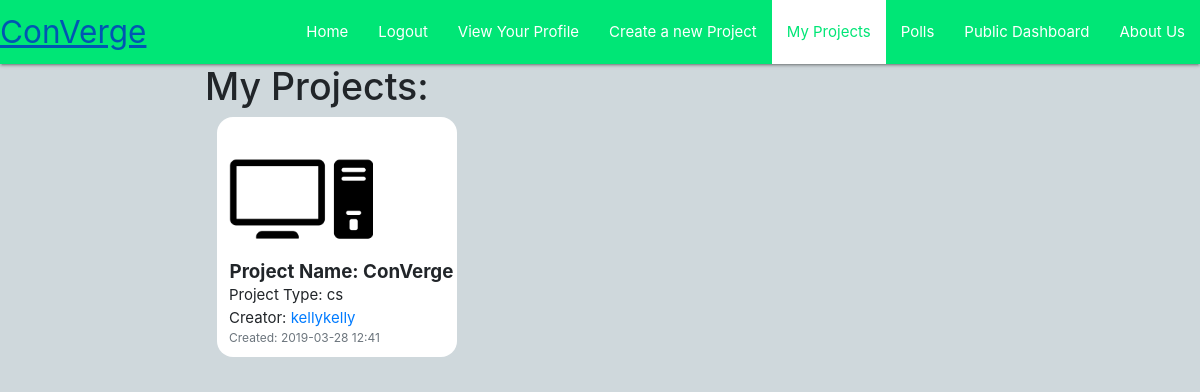
/myProjects/ (signed in), run on the app's committed database.
### users/models.py (models this page shows, shortened)
class Project(models.Model):
      dateTime = models.CharField(max_length=100)
      creator = models.ForeignKey(Profile, on_delete=models.CASCADE)
      projectName = models.CharField(max_length=100)
      projectType = models.CharField(max_length=100)
      projectPicture = models.ImageField(default='pics/defaultProject.png',upload_to='pics/')

class Profile(models.Model):
    user = models.OneToOneField(User, on_delete=models.CASCADE) #pics is the directory in the MEDIA directory to be saved
    image = models.ImageField(default='pics/default.png',upload_to='pics/') #needs pillow to be installed

### users/views.py (the view)
# urls.py: path('myProjects/', user_views.myProjects, name='myProjects')
def myProjects(request):
    user = request.user #find this user
    projects = Project.objects.all() #all projects
    userProjects =[] #create a list to hold only the projects related to user
    for x in projects:
      if x.creator.user == user:
        userProjects.append(x)
    return render(request,'users/myProjects.html',locals())

### users/templates/users/myProjects.html (shortened to what this page needs)
{% extends "main/header.html" %}
{% block content%}
<div class="row" id="main1">
  <div class="col-2"></div>
  <div class="col-9">
    <div>
      <h1>My Projects: </h1>
      {% for x in userProjects %}
          <div class="media1">
            <img class="account-img" src="{{x.projectPicture.url}}">
            <div>
              <h5><strong>Project Name: {{x.projectName}}</strong></h5>
              <p>Project Type: {{x.projectType}}</p>
              <p>Creator: <a href="/allUsers?name1={{user}}"> {{x.creator.user}} </a></p>
              <p class="text-muted small">Created: {{x.dateTime}}</p>
            </div>
          </div>
      {% empty %}
        <p>You do not have any projects! <a href="/createProject">Create</a> a project or <a href="/publicDashboard">join</a> one today!</p>
      {% endfor %}
    </div>
  </div>
</div>
{% endblock%}

### users/templates/users/myProjects.html (style rules this page uses)
.account-img { height: 18vh; }
.media1 { float: left; background-color:white; width: 20vw; height: 20vw; border-radius: 2vh; margin-left: 1vw; margin-bottom: 1vh; padding-left:1vw; }
p { margin: 0px; }
h5 { margin: .5px; }

### data on the page
Project: projectPicture (placeholder picture), projectName "ConVerge", projectType "cs", creator.user "kellykelly", dateTime "2019-03-28 12:41"
